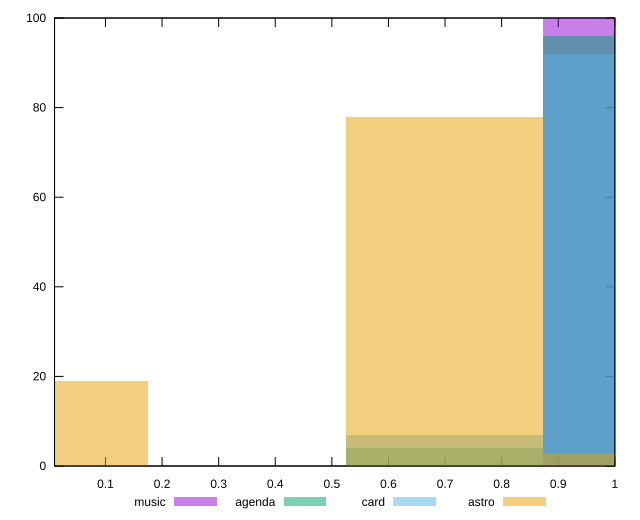

Source code (gnuplot):
reset

$music <<EOF
1.0483663574867719 100
EOF

$agenda <<EOF
0.6989109049911812 4
1.0483663574867719 96
EOF

$card <<EOF
0.6989109049911812 7
1.0483663574867719 92
EOF

$astro <<EOF
0 19
0.6989109049911812 78
1.0483663574867719 3
EOF

set key outside below
set boxwidth 0.3494554524955906
set xrange [0.01:1]
set yrange [0:100]
set trange [0:100]
set style fill transparent solid 0.5 noborder
set terminal svg size 640, 520 enhanced background rgb 'white'
set output "reports/report_00027_2021-02-24T12-40-31.850Z/cumulative-layout-shift/comparison/histogram/all_score.svg"

plot $music title "music" with boxes, \
     $agenda title "agenda" with boxes, \
     $card title "card" with boxes, \
     $astro title "astro" with boxes

reset
